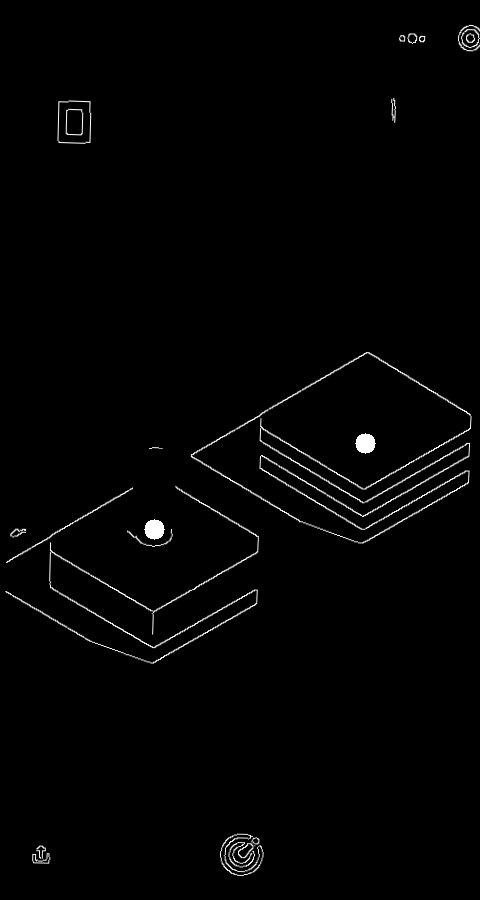
#> input picture last.png, 480 x 900 px
$ python thin.py
#> lines starting #> are read from the running program, lines starting #| are printed output that depends on the picture; after the words box and inside, x2 and y2 are one past the last pixel; in counts of white or black regions, pixels touching at a corner belong together
import cv2
import numpy as np

img = cv2.imread('last.png',0)
#> img is the input picture: shape (900, 480); min 0, max 255, mean 3.2
size = np.size(img)
#> size = 432000
skel = np.zeros(img.shape,np.uint8)

ret,img = cv2.threshold(img,127,255,0)
#> img: shape (900, 480); 1.3% white in thin lines or dots
element = cv2.getStructuringElement(cv2.MORPH_CROSS,(3,3))
done = False

while( not done):
    eroded = cv2.erode(img,element)
    temp = cv2.dilate(eroded,element)
    temp = cv2.subtract(img,temp)
    skel = cv2.bitwise_or(skel,temp)
    img = eroded.copy()

    zeros = size - cv2.countNonZero(img)
    if zeros==size:
        done = True
#> this loop made 11 passes
#> zeros on passes 1 to 11: 431478, 431582, 431678, 431758, 431830, 431894, 431942, 431974, 431990, 431998, 432000
#> pass 1, `eroded = cv2.erode(img,element)`:
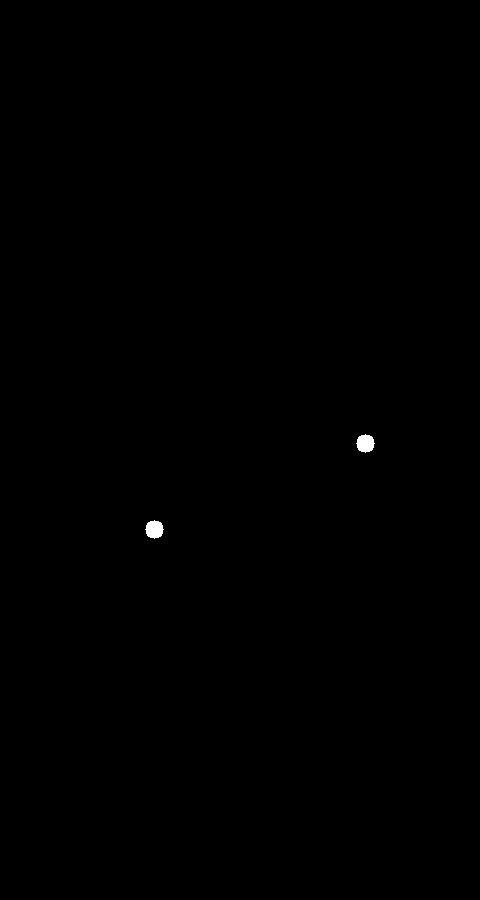
#> eroded: shape (900, 480); 0.12% white; 2 white regions, box (x1, y1, x2, y2) and area: (356, 434, 375, 453) 261, (145, 520, 164, 539) 261
#> pass 1, `temp = cv2.subtract(img,temp)`:
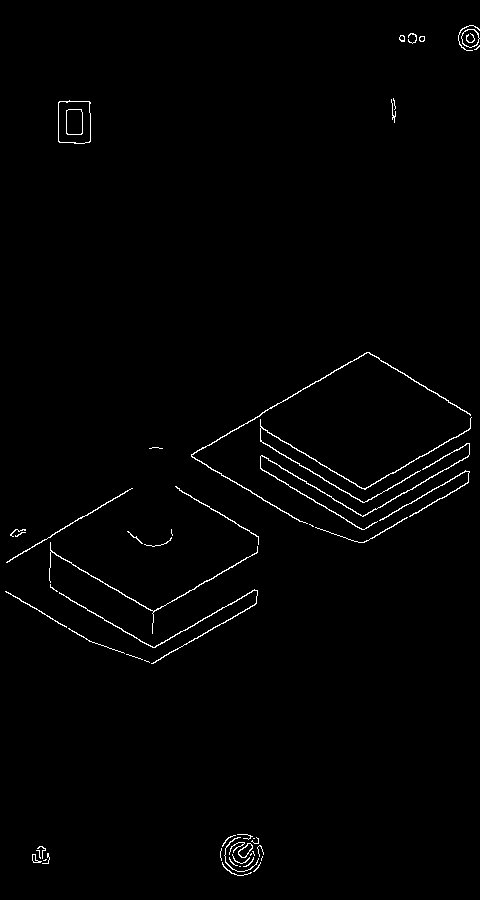
#> temp: shape (900, 480); 1.1% white in thin lines or dots
#> after the loop: eroded: shape (900, 480); every value is 0
#> after the loop: skel: shape (900, 480); 1.1% white in thin lines or dots

cv2.imwrite("skel0.png",skel)
# cv2.imshow("skel",skel)

# cv2.waitKey(0)
# cv2.destroyAllWindows()
